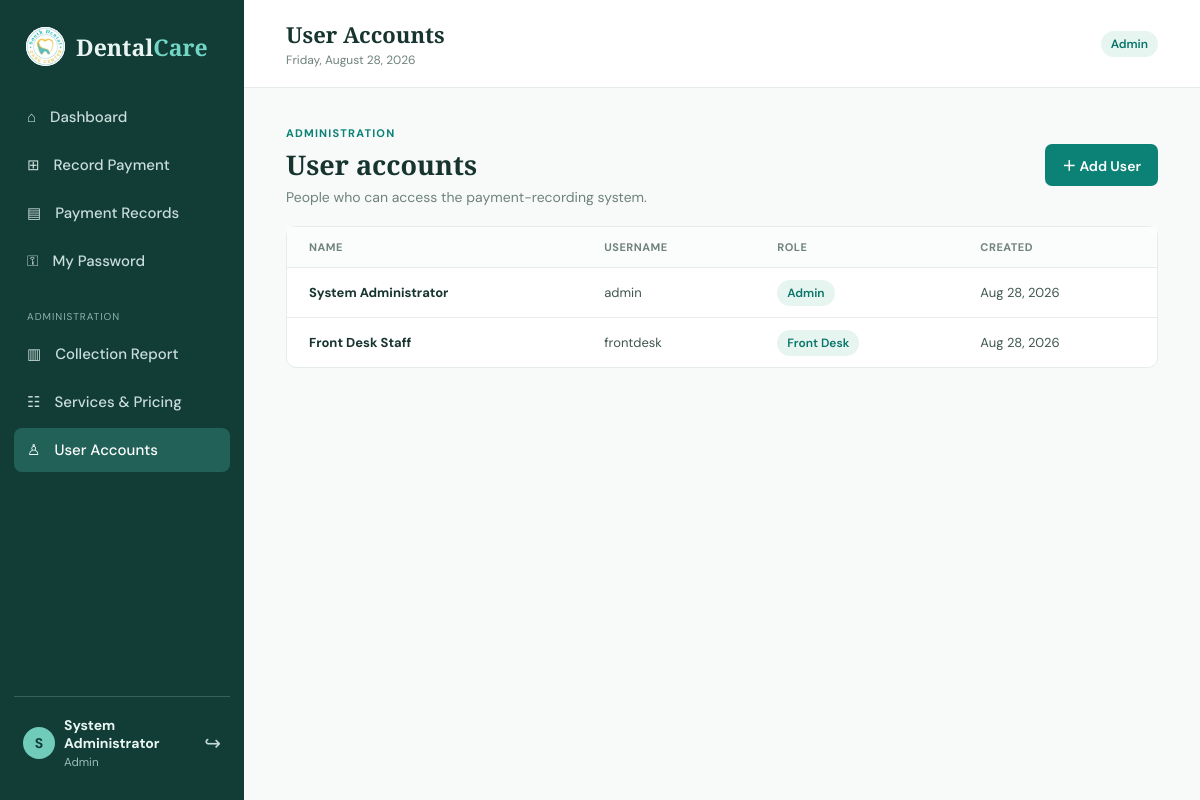
The page /admin/users.php (signed in) on the database its author committed.
### tables this page shows
CREATE TABLE users (id INT UNSIGNED AUTO_INCREMENT PRIMARY KEY, full_name VARCHAR(120) NOT NULL, username VARCHAR(60) NOT NULL UNIQUE, password VARCHAR(255) NOT NULL, role ENUM('admin','front_desk') NOT NULL DEFAULT 'front_desk', status TINYINT(1) NOT NULL DEFAULT 1, created_at TIMESTAMP DEFAULT CURRENT_TIMESTAMP);

### shared/config.php (called while the page is built, shortened)
<?php
function db(): PDO {
    static $pdo = null;
    if ($pdo === null) {
        $pdo = new PDO('mysql:host=' . DB_HOST . ';dbname=' . DB_NAME . ';charset=utf8mb4', DB_USER, DB_PASS, [
            PDO::ATTR_ERRMODE => PDO::ERRMODE_EXCEPTION,
            PDO::ATTR_DEFAULT_FETCH_MODE => PDO::FETCH_ASSOC,
        ]);
    }
    return $pdo;
}
function e(?string $value): string { return htmlspecialchars((string)$value, ENT_QUOTES, 'UTF-8'); }

### admin/users.php (the view, shortened to what this page needs)
<?php require_once __DIR__.'/config.php'; require_admin(); $page_title='User Accounts'; require_once __DIR__.'/header.php'; if($_SERVER['REQUEST_METHOD']==='POST'){ $name=trim($_POST['full_name']??'');$username=trim($_POST['username']??'');$pass=$_POST['password']??'';$role=$_POST['role']??'front_desk';if($name===''||$username===''||strlen($pass)<6){flash('Enter a name, username, and password of at least 6 characters.','error');}else{try{db()->prepare('INSERT INTO users(full_name,username,password,role) VALUES(?,?,?,?)')->execute([$name,$username,password_hash($pass,PASSWORD_DEFAULT),$role]);flash('User account created.');}catch(PDOException $e){flash('That username is already in use.','error');}}header('Location: users.php');exit;} $users=db()->query('SELECT id,full_name,username,role,status,created_at FROM users ORDER BY created_at DESC')->fetchAll();?>
<div class="list-head"><div><span>ADMINISTRATION</span><h2>User accounts</h2><p>People who can access the payment-recording system.</p></div><button class="primary" onclick="document.getElementById('user-modal').showModal()">＋ Add User</button></div><div class="panel"><div class="table-wrap"><table><thead><tr><th>Name</th><th>Username</th><th>Role</th><th>Created</th></tr></thead><tbody><?php foreach($users as $u):?><tr><td><strong><?=e($u['full_name'])?></strong></td><td><?=e($u['username'])?></td><td><span class="tag"><?=e($u['role']==='front_desk'?'Front Desk':'Admin')?></span></td><td><?=date('M j, Y',strtotime($u['created_at']))?></td></tr><?php endforeach;?></tbody></table></div></div><?php require __DIR__.'/footer.php';

### static/assets/style.css (style rules this page uses)
:root { --ink:#18342f;--muted:#6f827d;--line:#e5ece9;--green:#0b8275;--green2:#05685f;--pale:#f2faf8;--paper:#fff;--bg:#f7faf9;--danger:#b84343 }
* { box-sizing:border-box }
body { margin:0;background:var(--bg);color:var(--ink);font:14px 'DM Sans',sans-serif }
.role-pill,.tag { background:#e7f5f1;color:#087568;padding:5px 10px;border-radius:20px;font-size:12px;font-weight:600 }
.welcome,.list-head { display:flex;align-items:center;justify-content:space-between;margin-bottom:25px }
.welcome span,.intro>span,.list-head span { font-size:11px;letter-spacing:1.2px;color:var(--green);font-weight:700 }
.welcome h2,.intro h2,.list-head h2 { font:700 27px 'Playfair Display';margin:5px 0 }
.welcome p,.intro p,.list-head p { margin:0;color:var(--muted) }
.primary,.secondary { border:0;border-radius:7px;padding:11px 17px;font:600 14px 'DM Sans';cursor:pointer;display:inline-block }
.primary { background:var(--green);color:white }
.panel { background:white;border:1px solid var(--line);border-radius:10px }
.table-wrap { overflow:auto }
table { width:100%;border-collapse:collapse;min-width:720px }
th { text-align:left;color:#71837e;background:#fbfcfc;text-transform:uppercase;letter-spacing:.5px;font-size:11px;padding:13px 22px }
td { padding:16px 22px;border-top:1px solid var(--line);color:#405651;font-size:13px }
td strong { color:var(--ink) }
.list-head { margin-bottom:20px }

### rows shown on the page
users: full_name "System Administrator", username "admin", role "Admin", created_at "Aug 28, 2026"
users: full_name "Front Desk Staff", username "frontdesk", role "Front Desk", created_at "Aug 28, 2026"

### other values the page prints
substr($_SESSION['user']['full_name'], 0, 1) "S"
$_SESSION['user']['full_name'] "System Administrator"
$_SESSION['user']['role'] "Admin"
$page_title "User Accounts"
